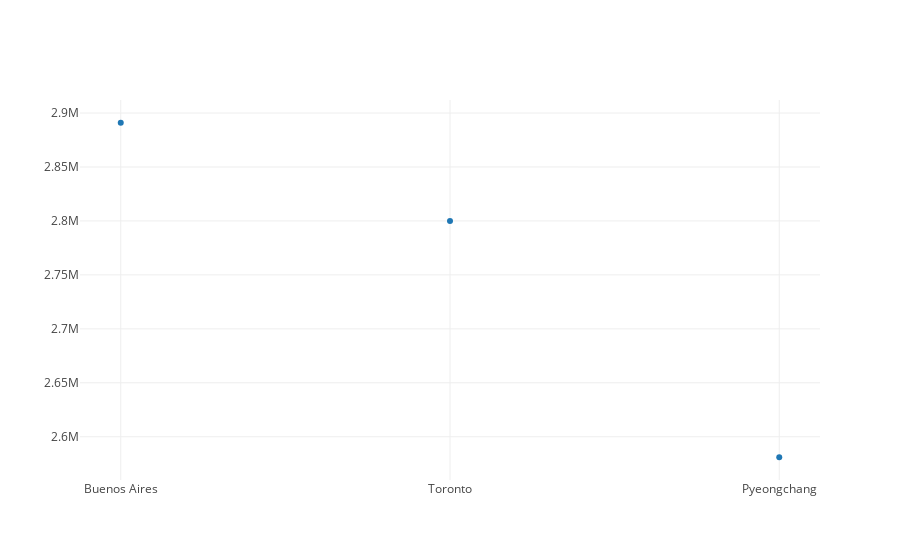

Here is the notebook cell this chart was saved with:
### Code cell
text_values = x_values
bar_trace_first_three_pops = {'type': 'scatter', 'x': x_values, 'y': y_values,'text': text_values, 'mode': 'markers'}
bar_trace_first_three_pops['type']
plotly.offline.iplot([bar_trace_first_three_pops])

### Figure 1 — Plotly figure (JSON) as saved in the notebook; plotly's stock layout.template omitted (floating-point values rounded to 4 significant figures)
{"data": [{"mode": "markers", "text": ["Buenos Aires", "Toronto", "Pyeongchang"], "type": "scatter", "uid": "b0f7c73e-5d52-11e9-b345-d2a12cb2b452", "x": ["Buenos Aires", "Toronto", "Pyeongchang"], "y": [2891000, 2800000, 2581000]}], "layout": {}}
